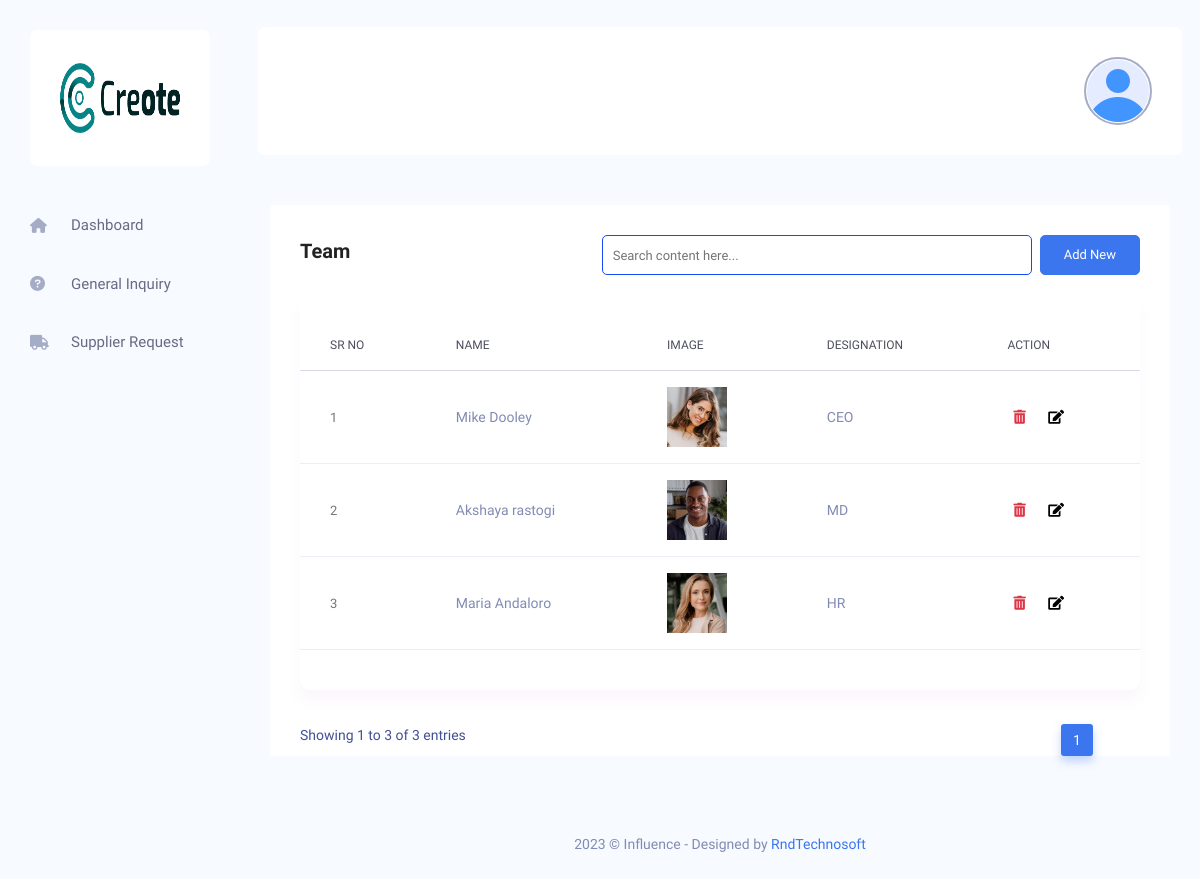
/admin/team.php (signed in), run on the app's committed database.
### tables this page shows
CREATE TABLE `tbl_footer_setting` (
  `id` int(11) UNSIGNED NOT NULL,
  `name` varchar(190) NOT NULL,
  `logo` varchar(190) NOT NULL,
  `alt_tag` varchar(191) NOT NULL,
  `background_image` text NOT NULL,
  `alt_tag1` varchar(191) NOT NULL,
  `about_us_des` varchar(250) NOT NULL,
  `facebook_link` varchar(191) NOT NULL,
  `twitter_link` varchar(191) NOT NULL,
  `instagram_link` varchar(191) NOT NULL,
  `youtube_link` varchar(191) NOT NULL,
  `create_at` timestamp NOT NULL DEFAULT current_timestamp(),
  `update_at` timestamp NULL DEFAULT NULL ON UPDATE current_timestamp()
);

CREATE TABLE `tbl_team` (
  `id` int(10) NOT NULL,
  `name` varchar(200) NOT NULL,
  `page_name` varchar(2000) NOT NULL,
  `design` varchar(200) NOT NULL,
  `image` varchar(200) NOT NULL,
  `alt_tag` varchar(1000) NOT NULL,
  `sort_desc` varchar(5000) NOT NULL,
  `long_desc` mediumtext NOT NULL,
  `facebook_link` varchar(1000) NOT NULL,
  `twitter_link` varchar(1000) NOT NULL,
  `linkedin_link` varchar(1000) NOT NULL,
  `googleplus_link` varchar(1000) NOT NULL,
  `instagram_link` varchar(1000) NOT NULL,
  `youtube_link` varchar(1000) NOT NULL,
  `meta_tag_id` int(100) NOT NULL,
  `position_order` int(250) NOT NULL DEFAULT 0,
  `performance_per` int(11) NOT NULL,
  `performance_per1` int(11) NOT NULL,
  `performance_per2` int(11) NOT NULL,
  `performance_per3` int(11) NOT NULL,
  `performance_text` varchar(300) NOT NULL,
  `performance_text1` varchar(300) NOT NULL,
  `performance_text2` varchar(300) NOT NULL,
  `performance_text3` varchar(300) NOT NULL
);

### admin/team.php (the view, shortened to what this page needs)
<?php
include 'includes/header.php';
?>
<?php
include 'includes/side-bar.php';
?>
<?php include 'includes/top-bar.php';
?>
<div class="main_content_iner ">
    <div class="container-fluid plr_30 body_white_bg pt_30">
        <div class="row justify-content-center">
            <div class="col-12">
                <div class="QA_section">
                    <div class="white_box_tittle list_header">
                        <h4>Team</h4>
                        <div class="box_right d-flex lms_block">
                            <div class="serach_field_2">
                                <div class="search_inner">
                                    <div class="search_field">
                                        <input type="text" placeholder="Search content here..."
                                            class="search-table-data">
                                    </div>
                                </div>
                            </div>
                            <div class="add_button ms-2">
                                <a href="add-team.php" class="btn_1">Add New</a>
                            </div>
                        </div>
                    </div>
                    <div class="QA_table ">
                        <table class="table lms_table_active">
                            <thead>
                                <tr>
                                    <th scope="col">Sr No</th>
                                    <th scope="col">Name</th>
                                    <th scope="col">Image</th>
                                    <th scope="col">Designation</th>
                                    <th scope="col">Action</th>
                                </tr>
                            </thead>
                            <tbody>
                                <?php
                                $sql = 'SELECT  *  FROM tbl_team';
                                $result = mysqli_query($conn, $sql);
                                if (mysqli_num_rows($result) > 0) {
                                    $cno = 1;
                                    while ($row = mysqli_fetch_assoc($result)) {
                                ?>
                                <tr>
                                    <th scope="row"> <a href="#" class="question_content"><?php echo $cno ?></a></th>
                                    <td><?php echo $row['name'] ?></td>
                                    <td><img src="images/team/<?php echo $row['image'] ?>"
                                            alt="TEAM MEMBER IMAGE" style="width:60px;height:60px">
                                    </td>
                                    <td>
                                        <?php echo $row['design'] ?>
                                    </td>
                                    <td>
                                        <form class="d-inline" method="post">
                                            <button type="submit" name="delTeam" id=""
                                                class="fas fa-trash-alt text-danger border border-0 bg-white"
                                                onclick=" return confirm('Are you sure you want to delete this data?')">
                                        </form>&nbsp&nbsp
                                        <form class="d-inline" action="update-team.php" method="post">
                                            <button type="submit" name="update-team" id=""
                                                class="fas fa-edit  border border-0 bg-white">
                                        </form>
                                    </td>
                                </tr>
                                <?php
                                        $cno++;
                                    }
                                } ?>
                            </tbody>
                        </table>
                    </div>
                </div>
            </div>
        </div>
    </div>
</div>
<?php
include 'includes/footer.php';
?>

### admin/includes/side-bar.php (shortened to what this page needs)
<?php
$select = "SELECT * FROM tbl_footer_setting WHERE id = 1";
$footerl = mysqli_query($conn, $select);
$sidebarlogo = mysqli_fetch_assoc($footerl);
?>
<nav class="sidebar">
    <div class="logo d-flex justify-content-between">
        <a href="home.php"><img src="./images/footer/<?php echo $sidebarlogo['logo']; ?>" height="70" width="70" alt="<?php echo $sidebarlogo['alt_tag']; ?>"></a>
    </div>
    <ul id="sidebar_menu">
        <li class="">
            <a class="" href="home.php" aria-expanded="false">
               <i class="fa-solid fa-house"></i>
                <span>Dashboard</span>
            </a>
        </li>
         <li class="">
            <a class="" href="manage-general-inquiry.php" aria-expanded="false">
                <i class="fa-solid fa-circle-question"></i>
                <span>General Inquiry</span>
            </a>
        </li>
         <li class="">
            <a class="" href="manage-supplier-request.php" aria-expanded="false">
                <i class="fas fa-truck"></i>
                <span>Supplier Request</span>
            </a>
        </li>
    </ul>
</nav>

### admin/assets/css/custome.css (style rules this page uses)
.serach_field_2 .search_inner input { color: #000; font-size: 13px; height: 40px; width: 100%; border-radius: 5px; padding-left: 10px !important; border: 1px solid #144bf6; padding-right: 15px; }

### data on the page
tbl_footer_setting: logo (placeholder picture)
tbl_team: name "Mike Dooley", image (picture), design "CEO"
tbl_team: name "Akshaya rastogi", image (picture), design "MD"
tbl_team: name "Maria Andaloro", image (picture), design "HR"
